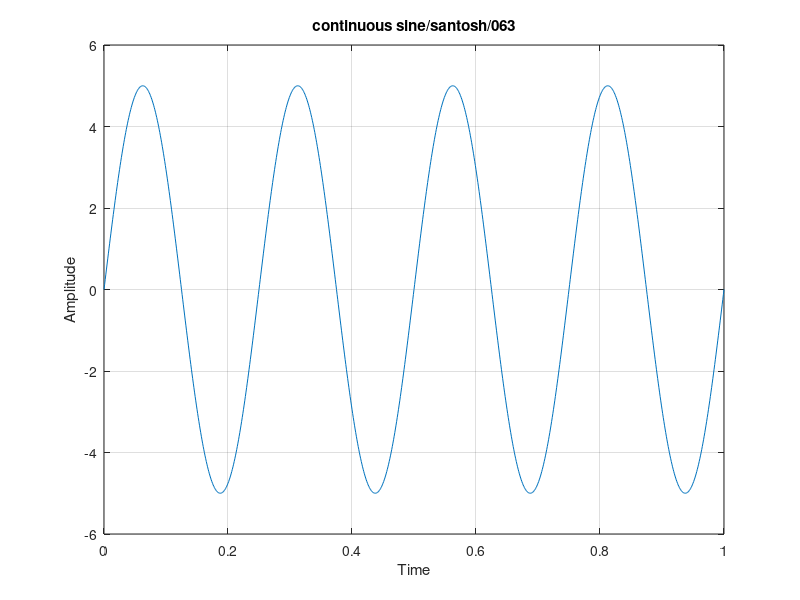

Here is the MATLAB script that generated this plot:
%construct a continuous sine wave having amplitude 5 units and frequency 4
%hz.plot the signal
clc;
close all;
clear all;
a=5;
f=4;
t=0:0.001:1;
x=a*sin(2*pi*f*t);
plot(t,x);
xlabel('Time');
ylabel('Amplitude');
title('continuous sine/santosh/063');
grid on;